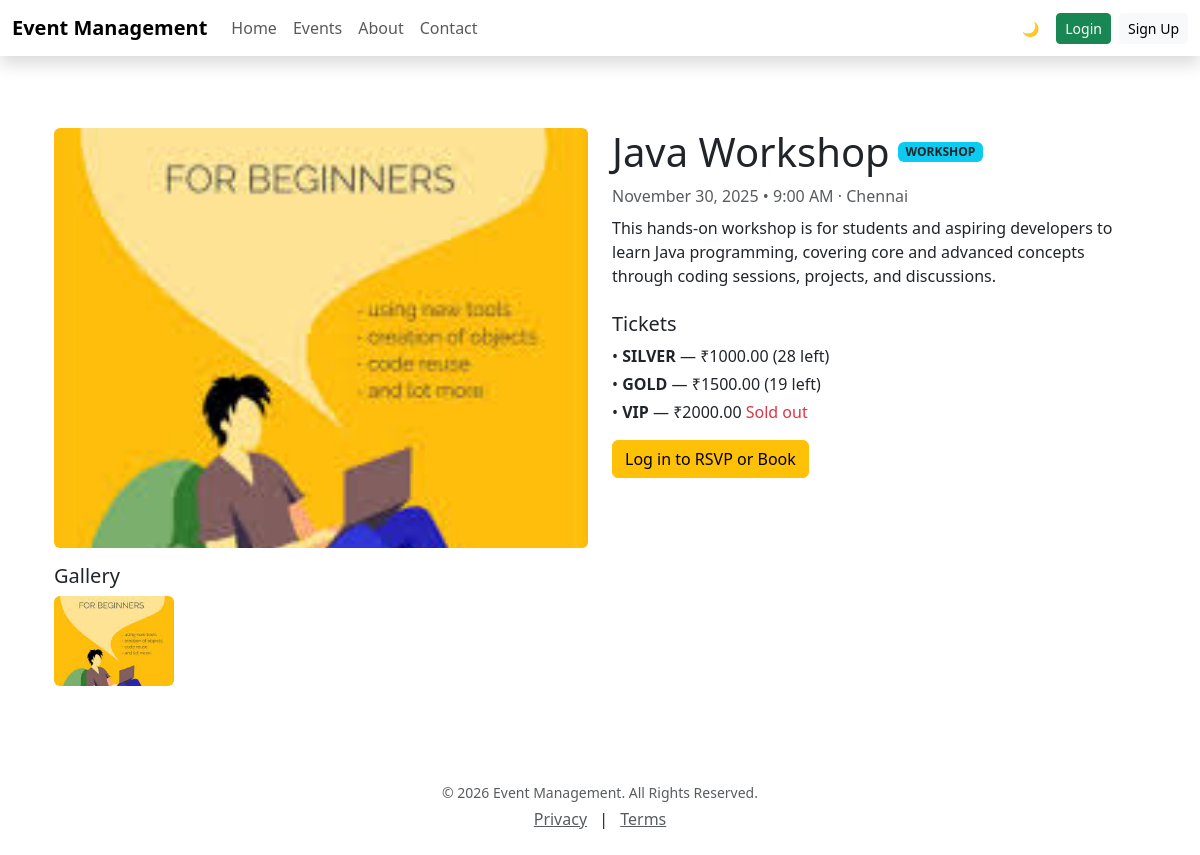
The app's page /event/10/ with its own data.
### myapp08/models.py (models this page shows, shortened)
class Event(models.Model):
    organizer = models.ForeignKey(settings.AUTH_USER_MODEL, on_delete=models.CASCADE)
    title      = models.CharField(max_length=200)
    description = models.TextField(blank=True)
    date       = models.DateField()
    time       = models.TimeField(null=True, blank=True)
    location   = models.CharField(max_length=255)
    image      = models.ImageField(upload_to="events/cover/", null=True, blank=True)
    category   = models.ForeignKey(EventCategory, on_delete=models.SET_NULL, null=True, blank=True)

class EventMedia(models.Model):
    event = models.ForeignKey(Event, on_delete=models.CASCADE, related_name="media")
    type = models.CharField(max_length=10, choices=MEDIA_TYPE_CHOICES, default="image")
    file = models.FileField(upload_to=event_media_upload_path, null=True, blank=True)
    url  = models.URLField(blank=True)
    caption = models.CharField(max_length=200, blank=True)

class EventCategory(models.Model):
    name = models.CharField(max_length=60, unique=True)
    class Meta:
        verbose_name_plural = "Event categories"

class TicketTier(models.Model):
    event = models.ForeignKey(Event, on_delete=models.CASCADE, related_name="tiers")
    name  = models.CharField(max_length=50)
    price = models.DecimalField(max_digits=10, decimal_places=2, validators=[MinValueValidator(0)])
    capacity = models.PositiveIntegerField(default=0)
    sold     = models.PositiveIntegerField(default=0)
    class Meta:
        unique_together = ("event", "name")
        ordering = ["price"]
    @property
    def available(self):
        return max(self.capacity - self.sold, 0)

### myapp08/views.py (the view)
# urls.py: path('event/<int:pk>/', views.event_detail, name='event_detail'),
def event_detail(request, pk):
    event = get_object_or_404(Event, pk=pk)
    rsvp_status = None
    tiers = event.tiers.all().order_by('price')
    schedule_items = event.schedule_items.all()
    media = event.media.all()
    is_past = _event_is_past(event)
    if request.user.is_authenticated:
        rsvp = RSVP.objects.filter(user=request.user, event=event).first()
        if rsvp:
            rsvp_status = rsvp.status
    ctx = {
        'event': event,
        'rsvp_status': rsvp_status,
        'tiers': tiers,
        'schedule_items': schedule_items,
        'media_items': media,
        'is_past': is_past,
    }
    return render(request, 'event_detail.html', ctx)

### myapp08/views.py (called while the page is built)
def _event_is_past(event) -> bool:
    today = timezone.localdate()
    now_t = timezone.localtime().time()
    if event.date < today:
        return True
    if event.date == today and event.time and event.time < now_t:
        return True
    return False

### templates/event_detail.html (shortened to what this page needs)
{% extends 'base.html' %}
{% load static %}
{% block content %}
<div class="container my-5">
  <div class="row g-4">
    <div class="col-md-6">
      {% if event.image %}
        <img src="{{ event.image.url }}" class="img-fluid rounded w-100" alt="{{ event.title }}" style="max-height:420px;object-fit:cover;">
      {% endif %}
      {% if media_items %}
        <div class="mt-3">
          <h5>Gallery</h5>
          <div class="d-flex flex-wrap gap-2">
            {% for m in media_items %}
              {% if m.type == 'image' or m.type == 'flyer' %}
                {% if m.file %}
                  <a href="{{ m.file.url }}" target="_blank">
                    <img src="{{ m.file.url }}" class="rounded" style="height:90px;width:120px;object-fit:cover;" alt="{{ m.caption }}">
                  </a>
                {% endif %}
              {% elif m.type == 'video' %}
                {% if m.url %}
                  <a href="{{ m.url }}" target="_blank" class="btn btn-sm btn-outline-primary">
                    {{ m.caption|default:"Video Link" }}
                  </a>
                {% endif %}
              {% endif %}
            {% endfor %}
          </div>
        </div>
      {% endif %}
    </div>
    <div class="col-md-6">
      <div class="d-flex align-items-center gap-2 mb-2">
        <h1 class="mb-0">{{ event.title }}</h1>
        {% if event.category %}
          <span class="badge bg-info text-dark">{{ event.category.name }}</span>
        {% endif %}
      </div>
      <p class="text-muted mb-2">
        {{ event.date|date:"F j, Y" }}
        {% if event.time %} • {{ event.time|time:"g:i A" }}{% endif %}
        · {{ event.location }}
      </p>
      {% if event.description %}
        <p>{{ event.description|linebreaksbr }}</p>
      {% endif %}
      {% if tiers %}
        <h5 class="mt-4">Tickets</h5>
        <ul class="list-unstyled">
          {% for t in tiers %}
            <li class="mb-1">
              • <strong>{{ t.name }}</strong> — ₹{{ t.price }}
              {% if t.available > 0 %}
                ({{ t.available }} left)
              {% else %}
                <span class="text-danger">Sold out</span>
              {% endif %}
            </li>
          {% endfor %}
        </ul>
      {% else %}
        <p class="text-muted">No ticket tiers set for this event yet.</p>
      {% endif %}
      {% if user.is_authenticated %}
        <form method="post" action="{% url 'rsvp_event' event.pk %}" class="d-inline">
          {% csrf_token %}
          <select name="status" class="form-control d-inline w-auto">
            <option value="going" {% if rsvp_status == 'going' %}selected{% endif %}>Going</option>
            <option value="not_going" {% if rsvp_status == 'not_going' %}selected{% endif %}>Not Going</option>
          </select>
          <button type="submit" class="btn btn-primary ms-2">RSVP</button>
        </form>
        <a href="{% url 'book_event' event.pk %}" class="btn btn-success mt-2">Book / Buy Tickets</a>
      {% else %}
        <a href="{% url 'login' %}" class="btn btn-warning">Log in to RSVP or Book</a>
      {% endif %}
    </div>
  </div>
</div>
{% endblock %}

### templates/base.html (style rules this page uses)
.page-bg-overlay { position: relative; z-index: 0; }

### records on screen
Event: image (picture), title "Java Workshop", category.name "WORKSHOP", date "November 30, 2025", time "9:00 AM", location "Chennai", description "This hands-on workshop is for students and aspiring developers to learn Java programming, covering core and advanced concepts through coding sessions, projects, and discussions."
EventMedia: file (picture)
TicketTier: name "SILVER", price "1000.00", available "28"
TicketTier: name "GOLD", price "1500.00", available "19"
TicketTier: name "VIP", price "2000.00", capacity "Sold out"
